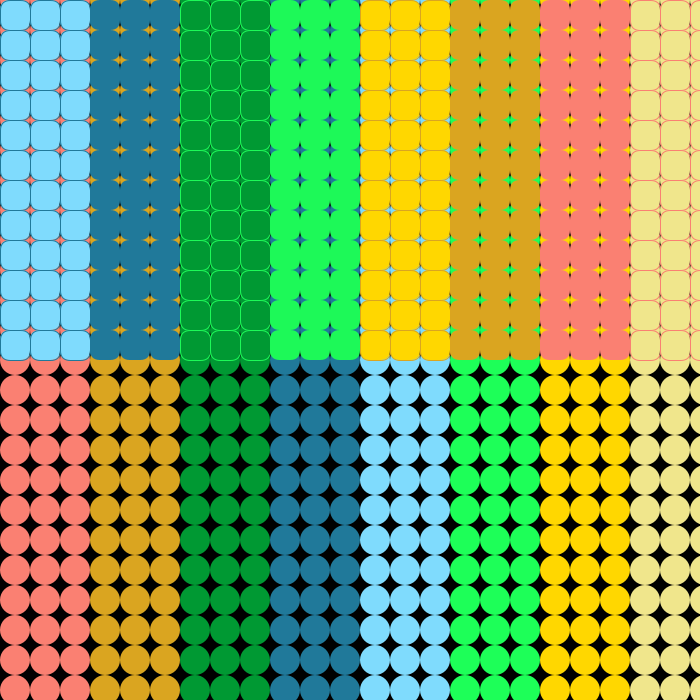
Frame 1 (no input)
Frame 60 (the mouse pressed at the canvas centre just before this capture): identical to frame 1, image omitted
Frame 120 (the mouse held since frame 60 and released just before this capture): identical to frame 1, image omitted

The Processing sketch that drew this single still picture (run headless with seeded random() and noise(); from frame 60 on, the mouse is pressed at the canvas centre):

// Processing sketch: processing_163254
// ── processing_163254.pde



void setup() {
  size(700, 700);
  
}


void draw() {
  smooth();
  background(0);
  noStroke();
  for (float o = 0.5; o < 48; o++) {
    if (o < 3) {
      fill(250, 128, 114);
    } else if (o < 6) {
      fill(218, 165, 32);
    } else if (o < 9) {
      fill(0, 153, 51);
    } else if (o < 12) {
      fill(32, 121, 154);
    } else if (o < 15) {
      fill(127, 219, 253);
    } else if (o < 18) {
      fill(29, 259, 88);
    } else if (o < 21) {
      fill(255, 215, 0);
    } else if (o < 24) {
      fill(240, 230, 140);
    }
    for (float k = 0; k < 24; k++) {

      dEllipse(o * 30, k * 30);
    }
  }


  for (float i = 0; i < 24; i++) {
    if (i < 3) {
      stroke(32, 121, 154);
      fill(127, 219, 253);
    } else if (i < 6) {
      noStroke();
      fill(32, 121, 154);
    } else if (i < 9) {
      stroke(29, 249, 88);
      fill(0, 153, 51);
    } else if (i < 12) {
      noStroke();
      fill(29, 249, 88);
    } else if (i < 15) {
      stroke(218,165,32);
      fill(255, 215, 0);
    } else if ( i < 18) {
      noStroke();
      fill(218, 165, 32);
    } else if (i < 21) {
      fill(250, 128, 114);
    } else if ( i< 24) {
      stroke(250, 128, 114);
      fill(240, 230, 140);
    }
    for (float j = 0; j < 12; j++) {

      rSquare(i * 30, j * 30);
    }
  }
}

void rSquare(float x, float y) {
  rect(x, y, 30, 30, 10);
}

void dEllipse(float x, float y) {
  ellipse(x, y, 30, 30);
}
